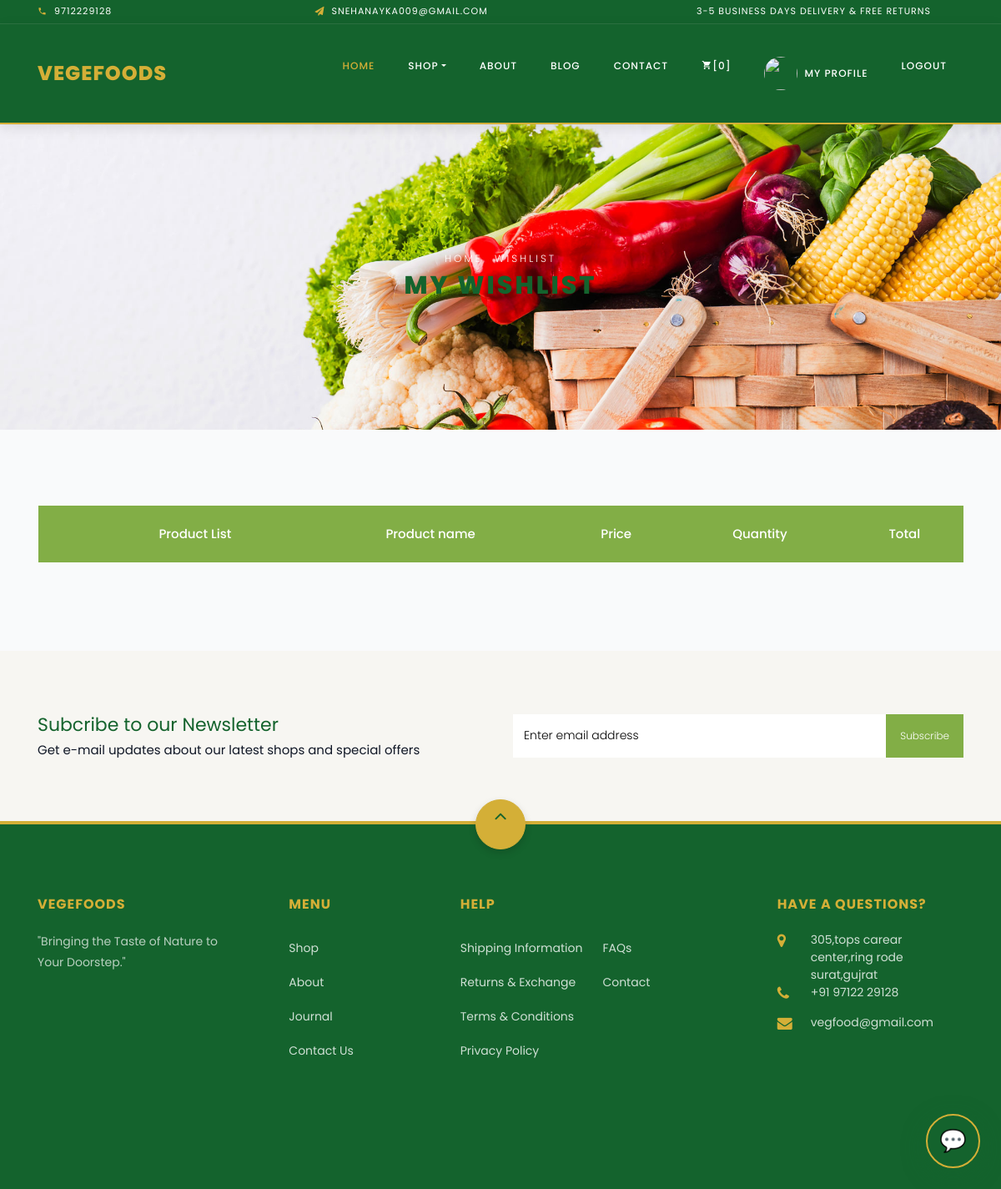
Page /wishlist/id (signed in) on the earlier database version.
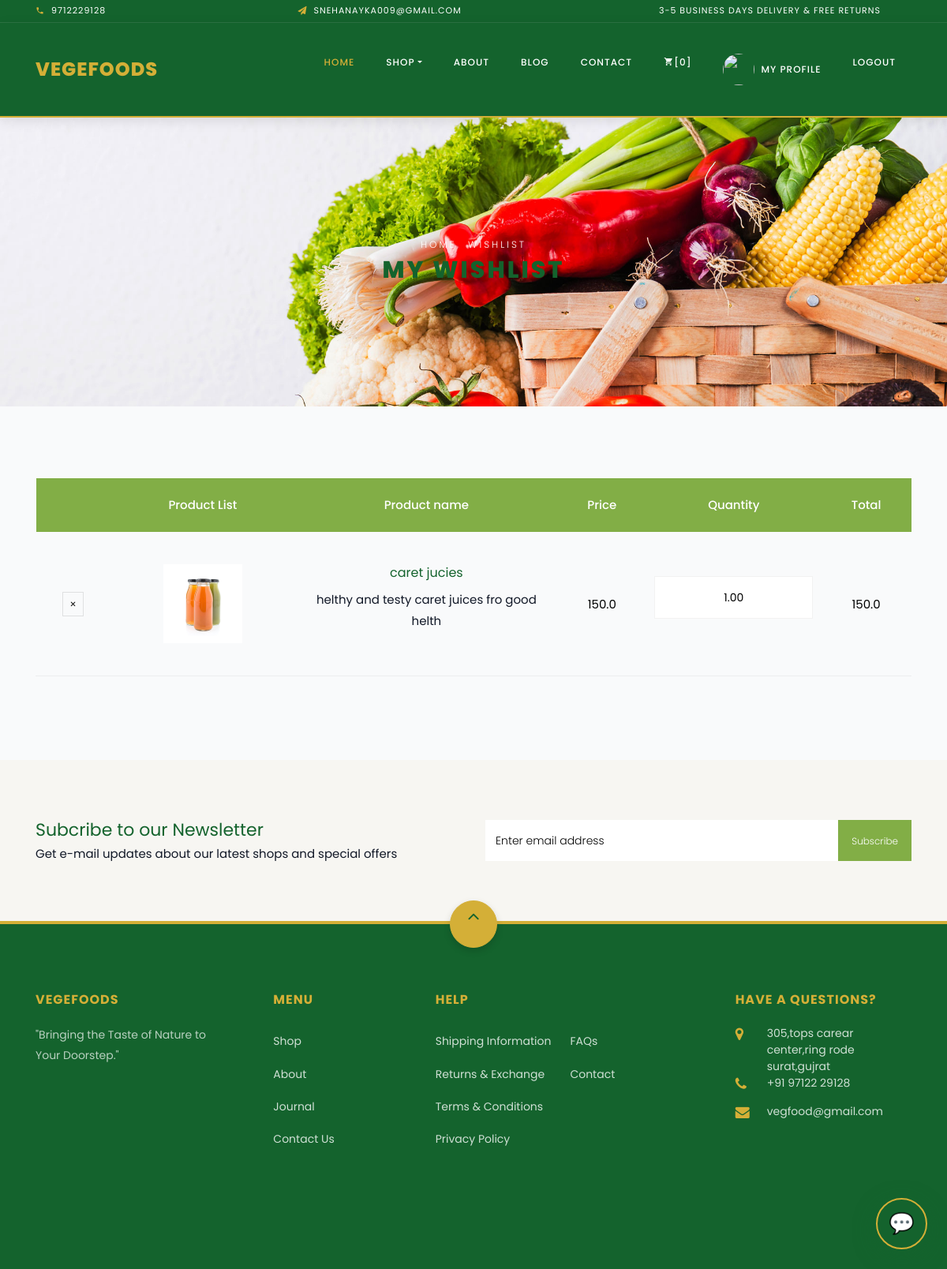
Same page on the later database version.
### myapp/models.py (models this page shows, shortened)
class Wishlist(models.Model):
    user=models.ForeignKey(User,on_delete=models.CASCADE)
    product=models.ForeignKey(Product,on_delete=models.CASCADE)

class Product(models.Model):
    category=models.ForeignKey(Category,on_delete=models.CASCADE)
    name=models.CharField(max_length=20)
    price=models.FloatField()
    quntity=models.DecimalField(max_digits=10,decimal_places=2)
    description=models.TextField()
    image=models.ImageField(upload_to='pro_image/',null=True,blank=True)
    sale_price=models.DecimalField(max_digits=10,decimal_places=2,null=True,blank=True)
    unit=models.CharField(max_length=100,default="kg")
    stock=models.PositiveBigIntegerField(default=0,null=True,blank=True)
    is_available=models.BooleanField(default=True,blank=True,null=True)
    is_featured=models.BooleanField(default=False,null=True)
    is_deal=models.BooleanField(default=False,null=True)
    deal_price=models.DecimalField(max_digits=10,decimal_places=2,null=True,blank=True)
    deal_end=models.DateTimeField(null=True,blank=True)

### myapp/views.py (the view)
# urls.py: path('wishlist/id',wishlist,name="wishlist"),
@login_required(login_url='login')
def wishlist(request):
    items=Wishlist.objects.filter(user=request.user)
    return render(request,"wishlist.html",{"items":items})

### myapp/templates/wishlist.html (shortened to what this page needs)
{% extends 'base.html' %}
{% block main %}
    <div class="hero-wrap hero-bread" style="background-image: url('/static/images/bg_1.jpg');">
      <div class="container">
        <div class="row no-gutters slider-text align-items-center justify-content-center">
          <div class="col-md-9 ftco-animate text-center">
          	<p class="breadcrumbs"><span class="mr-2"><a href="{% url  'index' %}">Home</a></span> <span>Wishlist</span></p>
            <h1 class="mb-0 bread">My Wishlist</h1>
          </div>
        </div>
      </div>
    </div>
    <section class="ftco-section ftco-cart">
			<div class="container">
				<div class="row">
    			<div class="col-md-12 ftco-animate">
    				<div class="cart-list">
	    				<table class="table">
						    <thead class="thead-primary">
						      <tr class="text-center">
						        <th>&nbsp;</th>
						        <th>Product List</th>
						        <th>Product name</th>
						        <th>Price</th>
						        <th>Quantity</th>
						        <th>Total</th>
						      </tr>
						    </thead>
						    <tbody>
						      <tr class="text-center">
								{%for item in items%}
						        <td class="product-remove"><a href="#"><span class="ion-ios-close"></span></a></td>
						        <td class="image-prod"><div class="img" style="background-image:url('{{item.product.image.url}}');"></div></td>
						        <td class="product-name">
						        	<h3>{{item.product.name}}</h3>
						        	<p>{{item.product.description}}</p>
						        </td>
						        <td class="price">{{item.product.price}}</td>
						        <td class="quantity">
						        	<div class="input-group mb-3">
					             	<input type="text" name="quantity" class="quantity form-control input-number" value="{{item.product.quntity}}" min="1" max="100">
					          	</div>
					          </td>
						        <td class="total">{{item.product.price}}</td>
						      </tr>
						    </tbody>
							{%endfor%}
						  </table>
					  </div>
    			</div>
    		</div>
			</div>
		</section>
		<section class="ftco-section ftco-no-pt ftco-no-pb py-5 bg-light">
      <div class="container py-4">
        <div class="row d-flex justify-content-center py-5">
          <div class="col-md-6">
          	<h2 style="font-size: 22px;" class="mb-0">Subcribe to our Newsletter</h2>
          	<span>Get e-mail updates about our latest shops and special offers</span>
          </div>
          <div class="col-md-6 d-flex align-items-center">
            <form action="#" class="subscribe-form">
              <div class="form-group d-flex">
                <input type="text" class="form-control" placeholder="Enter email address">
                <input type="submit" value="Subscribe" class="submit px-3">
              </div>
            </form>
          </div>
        </div>
      </div>
    </section>
	{%endblock%}

Differences in the rows shown:
added Wishlist: product.image (picture), product.name "caret jucies", product.description "helthy and testy caret juices fro good helth", product.price "150.0", quantity "1.00"
